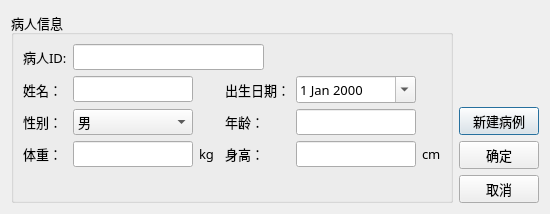
<?xml version="1.0" encoding="UTF-8"?>
<ui version="4.0">
 <class>NewPatientDlg</class>
 <widget class="QDialog" name="NewPatientDlg">
  <property name="geometry">
   <rect>
    <x>0</x>
    <y>0</y>
    <width>550</width>
    <height>200</height>
   </rect>
  </property>
  <property name="font">
   <font>
    <family>微软雅黑</family>
    <pointsize>10</pointsize>
   </font>
  </property>
  <property name="windowTitle">
   <string>新建病人信息</string>
  </property>
  <layout class="QGridLayout" name="gridLayout">
   <item row="2" column="0">
    <widget class="QGroupBox" name="groupBox">
     <property name="title">
      <string>病人信息</string>
     </property>
     <property name="alignment">
      <set>Qt::AlignLeading|Qt::AlignLeft|Qt::AlignVCenter</set>
     </property>
     <property name="checkable">
      <bool>false</bool>
     </property>
     <layout class="QGridLayout" name="gridLayout_3">
      <item row="1" column="2" colspan="3">
       <widget class="QLineEdit" name="lePatientID"/>
      </item>
      <item row="3" column="0">
       <widget class="QLabel" name="label_3">
        <property name="sizePolicy">
         <sizepolicy hsizetype="Fixed" vsizetype="Preferred">
          <horstretch>0</horstretch>
          <verstretch>0</verstretch>
         </sizepolicy>
        </property>
        <property name="text">
         <string>姓名：</string>
        </property>
        <property name="alignment">
         <set>Qt::AlignLeading|Qt::AlignLeft|Qt::AlignVCenter</set>
        </property>
       </widget>
      </item>
      <item row="3" column="2">
       <widget class="QLineEdit" name="lePatientName"/>
      </item>
      <item row="3" column="4" colspan="2">
       <widget class="QLabel" name="label_13">
        <property name="text">
         <string>出生日期：</string>
        </property>
       </widget>
      </item>
      <item row="5" column="2">
       <widget class="QLineEdit" name="leWeight"/>
      </item>
      <item row="7" column="0">
       <widget class="QLabel" name="label_12">
        <property name="text">
         <string/>
        </property>
       </widget>
      </item>
      <item row="4" column="4">
       <widget class="QLabel" name="label_6">
        <property name="text">
         <string>年龄：</string>
        </property>
       </widget>
      </item>
      <item row="4" column="0">
       <widget class="QLabel" name="label_11">
        <property name="sizePolicy">
         <sizepolicy hsizetype="Fixed" vsizetype="Preferred">
          <horstretch>0</horstretch>
          <verstretch>0</verstretch>
         </sizepolicy>
        </property>
        <property name="text">
         <string>性别：</string>
        </property>
       </widget>
      </item>
      <item row="4" column="2">
       <widget class="QComboBox" name="cbSex">
        <item>
         <property name="text">
          <string>男</string>
         </property>
        </item>
        <item>
         <property name="text">
          <string>女</string>
         </property>
        </item>
       </widget>
      </item>
      <item row="5" column="7">
       <widget class="QLabel" name="label_8">
        <property name="text">
         <string>cm</string>
        </property>
       </widget>
      </item>
      <item row="4" column="6">
       <widget class="QLineEdit" name="leAge"/>
      </item>
      <item row="5" column="0">
       <widget class="QLabel" name="label_4">
        <property name="sizePolicy">
         <sizepolicy hsizetype="Fixed" vsizetype="Preferred">
          <horstretch>0</horstretch>
          <verstretch>0</verstretch>
         </sizepolicy>
        </property>
        <property name="text">
         <string>体重：</string>
        </property>
       </widget>
      </item>
      <item row="5" column="4">
       <widget class="QLabel" name="label_5">
        <property name="text">
         <string>身高：</string>
        </property>
       </widget>
      </item>
      <item row="5" column="6">
       <widget class="QLineEdit" name="leHeight"/>
      </item>
      <item row="5" column="3">
       <widget class="QLabel" name="label_7">
        <property name="text">
         <string>kg</string>
        </property>
       </widget>
      </item>
      <item row="7" column="3">
       <spacer name="verticalSpacer_2">
        <property name="orientation">
         <enum>Qt::Vertical</enum>
        </property>
        <property name="sizeHint" stdset="0">
         <size>
          <width>20</width>
          <height>40</height>
         </size>
        </property>
       </spacer>
      </item>
      <item row="1" column="6">
       <spacer name="horizontalSpacer">
        <property name="orientation">
         <enum>Qt::Horizontal</enum>
        </property>
        <property name="sizeHint" stdset="0">
         <size>
          <width>40</width>
          <height>20</height>
         </size>
        </property>
       </spacer>
      </item>
      <item row="1" column="0">
       <widget class="QLabel" name="label">
        <property name="sizePolicy">
         <sizepolicy hsizetype="Fixed" vsizetype="Preferred">
          <horstretch>0</horstretch>
          <verstretch>0</verstretch>
         </sizepolicy>
        </property>
        <property name="text">
         <string>病人ID:</string>
        </property>
       </widget>
      </item>
      <item row="3" column="6">
       <widget class="QDateEdit" name="deBirthday">
        <property name="calendarPopup">
         <bool>true</bool>
        </property>
       </widget>
      </item>
     </layout>
    </widget>
   </item>
   <item row="2" column="1">
    <layout class="QVBoxLayout" name="verticalLayout">
     <item>
      <spacer name="verticalSpacer">
       <property name="orientation">
        <enum>Qt::Vertical</enum>
       </property>
       <property name="sizeHint" stdset="0">
        <size>
         <width>20</width>
         <height>40</height>
        </size>
       </property>
      </spacer>
     </item>
     <item>
      <widget class="QPushButton" name="pbNewSample">
       <property name="text">
        <string>新建病例</string>
       </property>
      </widget>
     </item>
     <item>
      <widget class="QPushButton" name="pbOK">
       <property name="text">
        <string>确定</string>
       </property>
      </widget>
     </item>
     <item>
      <widget class="QPushButton" name="pbCancel">
       <property name="text">
        <string>取消</string>
       </property>
      </widget>
     </item>
    </layout>
   </item>
  </layout>
 </widget>
 <resources/>
 <connections/>
</ui>
